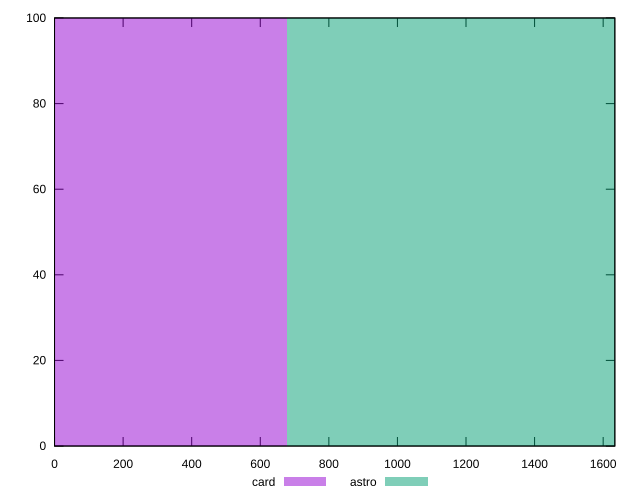

Generate this figure with gnuplot:
reset

$card <<EOF
0 100
EOF

$astro <<EOF
1358.5091521626227 100
EOF

set key outside below
set boxwidth 1358.5091521626227
set xrange [0:1634]
set yrange [0:100]
set trange [0:100]
set style fill transparent solid 0.5 noborder
set terminal svg size 640, 500 enhanced background rgb 'white'
set output "reports/report_00032_2021-02-25T10-28-15.087Z/render-blocking-resources/comparison/histogram/2_vs_3.svg"

plot $card title "card" with boxes, \
     $astro title "astro" with boxes

reset
